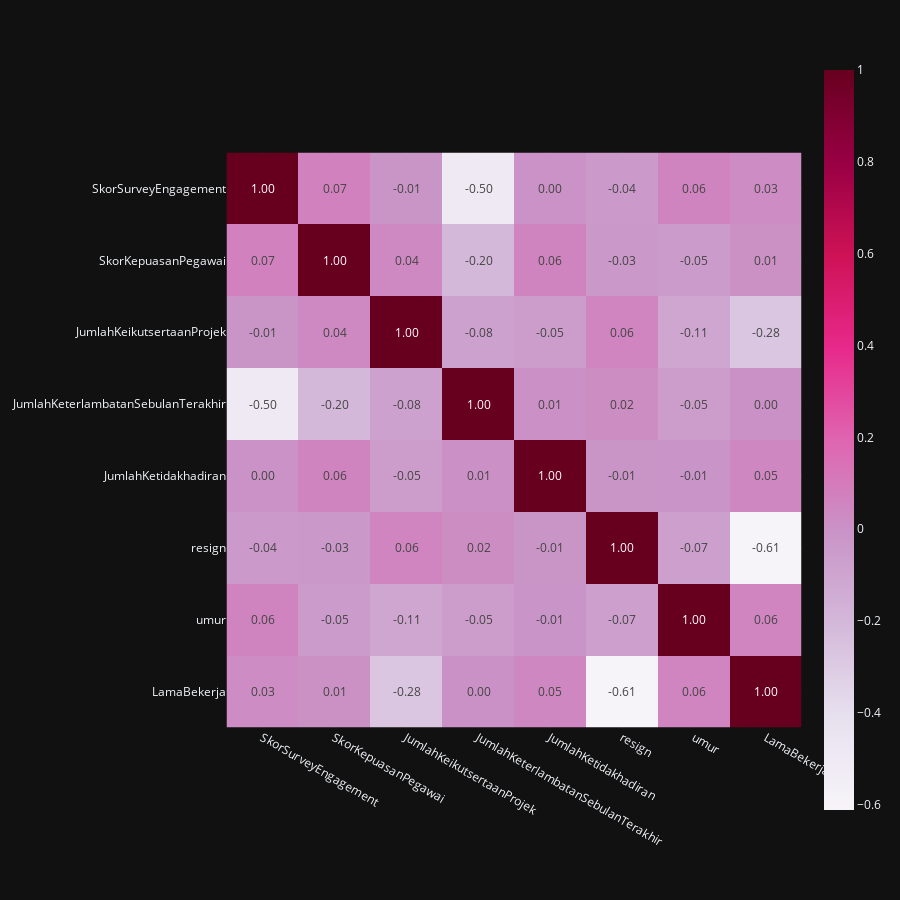

The cell this chart's notebook holds for it:
### Markdown cell above
### Feature Selection

### Code cell
hm = data_pre.corr()
fig = px.imshow(hm, text_auto=".2f", color_continuous_scale='PuRd',
                template='plotly_dark',width=900,height=900)
fig.show()

### Figure 1 — Plotly figure (JSON) as saved in the notebook; plotly's stock layout.template omitted (floating-point values rounded to 4 significant figures)
{"data": [{"coloraxis": "coloraxis", "hovertemplate": "x: %{x}<br>y: %{y}<br>color: %{z}<extra></extra>", "name": "0", "texttemplate": "%{z:.2f}", "type": "heatmap", "x": ["SkorSurveyEngagement", "SkorKepuasanPegawai", "JumlahKeikutsertaanProjek", "JumlahKeterlambatanSebulanTerakhir", "JumlahKetidakhadiran", "resign", "umur", "LamaBekerja"], "xaxis": "x", "y": ["SkorSurveyEngagement", "SkorKepuasanPegawai", "JumlahKeikutsertaanProjek", "JumlahKeterlambatanSebulanTerakhir", "JumlahKetidakhadiran", "resign", "umur", "LamaBekerja"], "yaxis": "y", "z": [[1, 0.07015, -0.01157, -0.4987, 0.00145, -0.03873, 0.05964, 0.02743], [0.07015, 1, 0.04037, -0.2036, 0.06005, -0.02898, -0.04603, 0.006647], [-0.01157, 0.04037, 1, -0.08054, -0.05318, 0.05776, -0.1061, -0.2764], [-0.4987, -0.2036, -0.08054, 1, 0.008885, 0.02378, -0.05404, 0.004926], [0.00145, 0.06005, -0.05318, 0.008885, 1, -0.012, -0.0071, 0.04922], [-0.03873, -0.02898, 0.05776, 0.02378, -0.012, 1, -0.06641, -0.6118], [0.05964, -0.04603, -0.1061, -0.05404, -0.0071, -0.06641, 1, 0.05589], [0.02743, 0.006647, -0.2764, 0.004926, 0.04922, -0.6118, 0.05589, 1]]}], "layout": {"coloraxis": {"colorscale": [[0, "rgb(247,244,249)"], [0.125, "rgb(231,225,239)"], [0.25, "rgb(212,185,218)"], [0.375, "rgb(201,148,199)"], [0.5, "rgb(223,101,176)"], [0.625, "rgb(231,41,138)"], [0.75, "rgb(206,18,86)"], [0.875, "rgb(152,0,67)"], [1, "rgb(103,0,31)"]]}, "height": 900, "margin": {"t": 60}, "width": 900, "xaxis": {"anchor": "y", "constrain": "domain", "domain": [0, 1], "scaleanchor": "y"}, "yaxis": {"anchor": "x", "autorange": "reversed", "constrain": "domain", "domain": [0, 1]}}}
